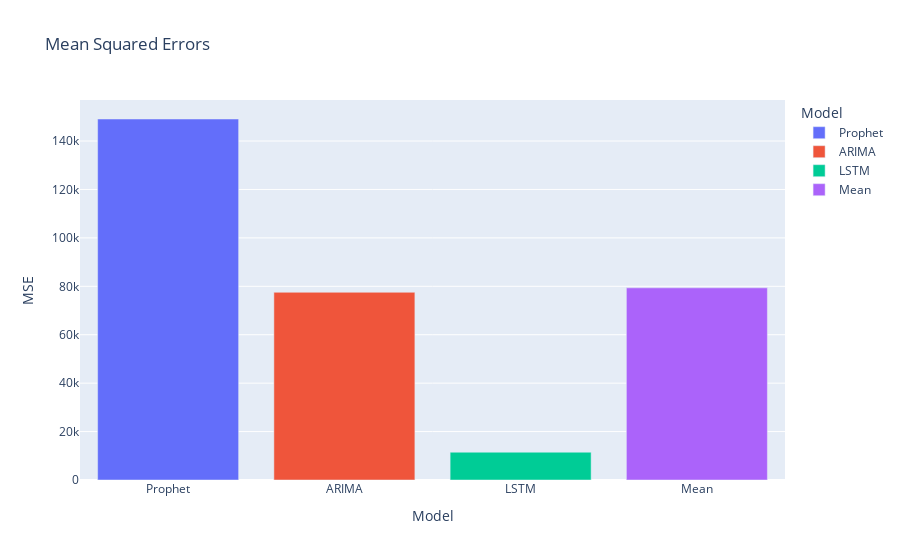

Notebook source saved alongside this figure:
### Code cell
#Mean Squared Error
from sklearn.metrics import mean_squared_error
mse_Prophet = mean_squared_error(predicted_values["Actual"], predicted_values["Prophet"])
mse_ARIMA = mean_squared_error(predicted_values["Actual"], predicted_values["ARIMA"])
mse_LSTM = mean_squared_error(predicted_values["Actual"], predicted_values["LSTM"])
mse_overall = (mse_Prophet + mse_ARIMA + mse_LSTM) / 3

mse_df = pd.DataFrame({"Model": ["Prophet", "ARIMA", "LSTM", "Mean"], "MSE": [mse_Prophet, mse_ARIMA, mse_LSTM, mse_overall]})

fig = px.bar(mse_df, x="Model", y="MSE", color="Model", title="Mean Squared Errors")
fig.show()

### Figure 1 — Plotly figure (JSON) as saved in the notebook; plotly's stock layout.template omitted (floating-point values rounded to 4 significant figures)
{"data": [{"hovertemplate": "Model=%{x}<br>MSE=%{y}<extra></extra>", "legendgroup": "Prophet", "marker": {"color": "#636efa", "pattern": {"shape": ""}}, "name": "Prophet", "orientation": "v", "showlegend": true, "textposition": "auto", "type": "bar", "x": ["Prophet"], "xaxis": "x", "y": [149100.0], "yaxis": "y"}, {"hovertemplate": "Model=%{x}<br>MSE=%{y}<extra></extra>", "legendgroup": "ARIMA", "marker": {"color": "#EF553B", "pattern": {"shape": ""}}, "name": "ARIMA", "orientation": "v", "showlegend": true, "textposition": "auto", "type": "bar", "x": ["ARIMA"], "xaxis": "x", "y": [77530.0], "yaxis": "y"}, {"hovertemplate": "Model=%{x}<br>MSE=%{y}<extra></extra>", "legendgroup": "LSTM", "marker": {"color": "#00cc96", "pattern": {"shape": ""}}, "name": "LSTM", "orientation": "v", "showlegend": true, "textposition": "auto", "type": "bar", "x": ["LSTM"], "xaxis": "x", "y": [11490.0], "yaxis": "y"}, {"hovertemplate": "Model=%{x}<br>MSE=%{y}<extra></extra>", "legendgroup": "Mean", "marker": {"color": "#ab63fa", "pattern": {"shape": ""}}, "name": "Mean", "orientation": "v", "showlegend": true, "textposition": "auto", "type": "bar", "x": ["Mean"], "xaxis": "x", "y": [79370.0], "yaxis": "y"}], "layout": {"barmode": "relative", "legend": {"title": {"text": "Model"}, "tracegroupgap": 0}, "title": {"text": "Mean Squared Errors"}, "xaxis": {"anchor": "y", "categoryarray": ["Prophet", "ARIMA", "LSTM", "Mean"], "categoryorder": "array", "domain": [0, 1], "title": {"text": "Model"}}, "yaxis": {"anchor": "x", "domain": [0, 1], "title": {"text": "MSE"}}}}
